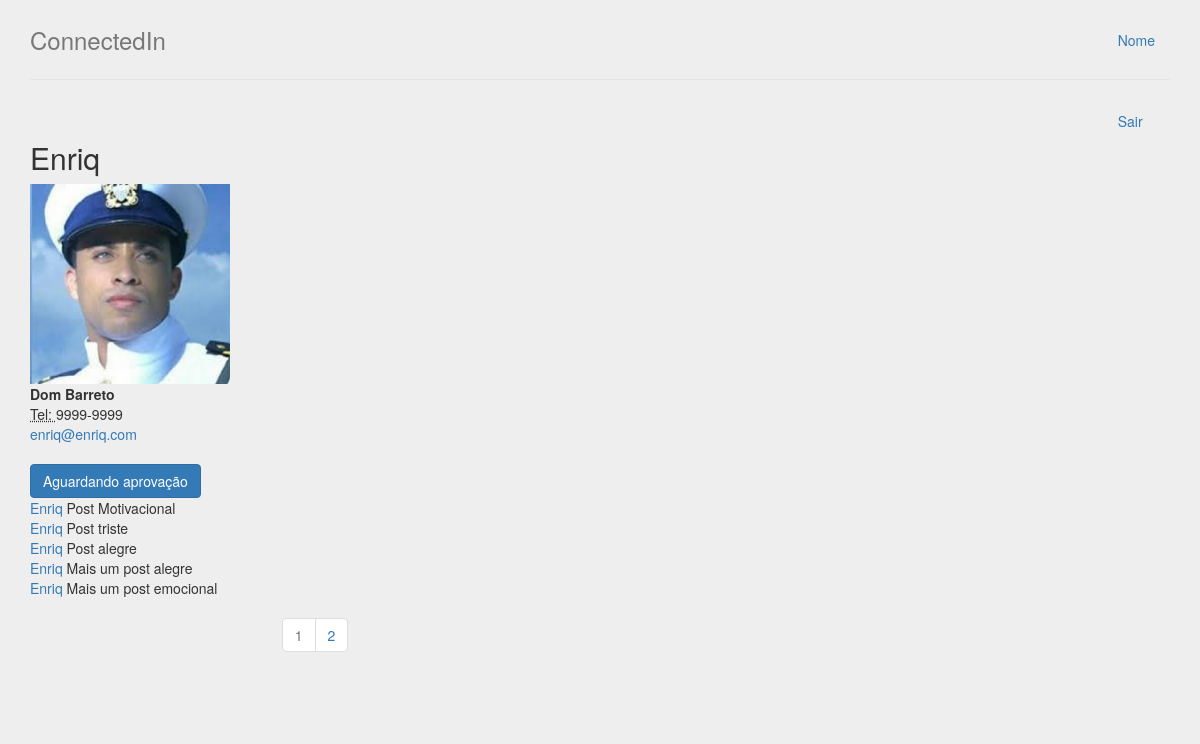
/perfil/22 (signed in), run on the app's committed database.
### perfis/models.py (models this page shows, shortened)
class Perfil(models.Model):
    nome = models.CharField(max_length=255, null=False)
    telefone = models.CharField(max_length=20, null= False)
    nome_empresa = models.CharField(max_length=255, null=False)
    contatos = models.ManyToManyField('Perfil')
    photo = models.ImageField(upload_to='profile_photo', blank=True, default='default_photo.png')
    usuario = models.OneToOneField(User, related_name='perfil', on_delete=models.CASCADE, null=True)
    @property
    def email(self):
        return self.usuario.email
    def ja_eh_contato(self, perfil):
        return self.contatos.filter(id=perfil.id).exists()
    def tem_convite(self, perfil):
        return (Convite.objects.filter(solicitante=self, convidado=perfil).exists() or Convite.objects.filter(solicitante=perfil, convidado=self).exists())
    def get_perfil_posts(self):
        posts = Post.objects.filter(perfil=self)
        return posts

class Post(models.Model):
    texto = models.TextField(null=False)
    data = models.DateTimeField(auto_now_add=True)
    perfil = models.ForeignKey('Perfil',
                               on_delete=models.CASCADE,
                               related_name='posts')
    foto = models.ImageField(upload_to='posts_fotos', blank=True, null=True)

### perfis/views.py (the view)
# urls.py: path('perfil/<int:perfil_id>', perfis_views.exibir_perfil, name='exibir'),
@login_required()
def exibir_perfil(request, perfil_id):
    perfil = Perfil.objects.get(id=perfil_id)
    perfil_logado = get_perfil_logado(request)
    ja_eh_contato = perfil_logado.ja_eh_contato(perfil)
    tem_convite = perfil.tem_convite(perfil_logado)
    timeline_my_posts = perfil.get_perfil_posts()
    page = request.GET.get('page', 1)
    paginator = Paginator(timeline_my_posts, 5)
    try:
        posts = paginator.page(page)
    except PageNotAnInteger:
        posts = paginator.page(1)
    except EmptyPage:
        posts = paginator.page(paginator.num_pages)
    return render(request, 'perfil.html', {'perfil' : perfil,
                                           'perfil_logado' : perfil_logado,
                                           'ja_eh_contato': ja_eh_contato,
                                           'tem_convite': tem_convite, 'posts': posts})

### perfis/views.py (called while the page is built)
@login_required()
def get_perfil_logado(request):
    return request.user.perfil

### perfis/templates/perfil.html (shortened to what this page needs)
{% extends 'base.html' %}
{% load staticfiles %}
{% block body %}
	<div class="col-3">
        <div class="row">
            <div class="col-lg-12">
                <h2 style="margin-top:0">{{ perfil.nome }}</h2>
                {% if perfil == perfil_logado %}
                    <a href="{% url 'update_photo' %}"><img src="{{ perfil_logado.photo.url }}" width="200px"></a>
                {% else %}
                    <img src="{{ perfil.photo.url }}" width="200px">
                {% endif %}
                <address>
                    <strong>{{ perfil.nome_empresa }}</strong><br/>
                    <abbr title="Telefone">Tel: </abbr>{{ perfil.telefone }}<br/>
                    <a href="mailto:{{ perfil.email }}">{{ perfil.email }}</a>
                </address>
                {% if perfil == perfil_logado %}
                    <div class="pull-left">
                        <a href="{% url 'desativar' %}" class="btn btn-danger">Desativar perfil</a>
                    </div>
                {% else %}
                    {% if ja_eh_contato %}
                        <div class="well well-sm">Vocês estão conectados!</div>
                        <a href="{% url 'desfazer_amizade' perfil.id %}" class="btn btn-danger" role="button">Desfazer amizade</a>
                    {% elif tem_convite %}
                        <a class="btn btn-primary" >Aguardando aprovação</a>
                    {% else %}
                        <a href="{% url 'convidar' perfil.id %}" class="btn btn-success" role="button">Convidar</a>
                {% endif %}
            {% endif %}
            </div>
        </div>
    </div>
    <div class="col-6 border bg-light">
        <div>
            {% if posts %}
                {% for post in posts %}
                    <div class="card card-body">
                        <a href="{% url 'exibir' post.perfil.id %}">{{ post.perfil.nome }}</a>
                        {% if post.foto %}
                            {{ post.texto }}
                            <img src="{{ post.foto.url }}">
                        {% else %}
                            {{ post.texto }}
                        {% endif %}
                    </div>
                {% endfor %}
            {% endif %}
        </div>
        {% include 'pagination.html' %}
    </div>
{% endblock %}

### perfis/templates/base.html (shortened to what this page needs)
{% load staticfiles%}
<!DOCTYPE html>
<html lang="pt-br">
<head>
    <link href="{% static 'styles/bootstrap.min.css' %}" rel="stylesheet"/>
    <link href="{% static 'styles/main.css' %}" rel="stylesheet"/>
    <link href="{% static 'scripts/vendor/bootstrap.min.js' %}" rel="stylesheet"/>
</head>
<body style="background-color: #eee">
<div class="container-fluid">
    <div class="col-lg-12">
        <div class="header">
            <ul class="nav nav-header pull-right">
                <li><a href="{% url 'exibir' perfil_logado.id %}">{{ perfil_logado.nome }}</a></li><hr/>
                <li><a href="{% url 'logout' %}">Sair</a></li>
            </ul>
            <h3 class="text-muted"><a href="{% url 'index' %}" class="text-muted">ConnectedIn</a></h3>
        </div>
        <div class="row content">
            {% block body %}
            {% endblock %}
        </div>
    </div>
</div>
</body>
</html>

### perfis/static/styles/main.css (style rules this page uses)
body { padding-top: 20px; padding-bottom: 20px; }
.header, .content, .footer { padding-left: 15px; padding-right: 15px; }
.header { border-bottom: 1px solid #e5e5e5; }
.header h3 { margin-top: 0; margin-bottom: 0; line-height: 40px; padding-bottom: 19px; }
.content { margin: 40px 0; }
@media screen and (min-width: 768px) { .header, .content, .footer { padding-left: 0; padding-right: 0; } }
@media screen and (min-width: 768px) { .header { margin-bottom: 30px; } }

### data on the page
Perfil: nome "Nome"
Perfil: nome "Enriq", photo (picture), nome_empresa "Dom Barreto", telefone "9999-9999", email "enriq@enriq.com"
Post: perfil.nome "Enriq", texto "Post Motivacional"
Post: perfil.nome "Enriq", texto "Post triste"
Post: perfil.nome "Enriq", texto "Post alegre"
Post: perfil.nome "Enriq", texto "Mais um post alegre"
Post: perfil.nome "Enriq", texto "Mais um post emocional"

### other printed values
{{ posts.number }} "1"
{{ posts.next_page_number }} "2"
